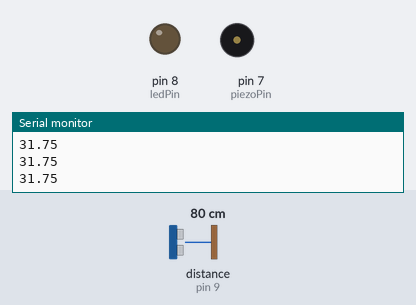
Recording of a sketch running on a simulated Arduino Uno, built with avr-gcc and run on an emulated ATmega328P. Parts: output pins drawn as LEDs (lit = HIGH), buzzer (waves = sounding), the last lines printed to the serial monitor. Wiring (inferred from the names in the program): ultrasonic range finder: trigger pin 13; echo pin 9. Dashed ring = blinking. The test bench sets the inputs (shaded band); at power-on: distance to the obstacle (sensor on pin 9) 80 cm. The echo pulse lasts 58.3 µs per cm; pins used as bus, display or sensor lines are not drawn.

Above: at 1.2 s.
1.3 s: distance to the obstacle (sensor on pin 9) set to 66 cm
2.8 s: distance to the obstacle (sensor on pin 9) set to 59 cm
At 3.27 s:
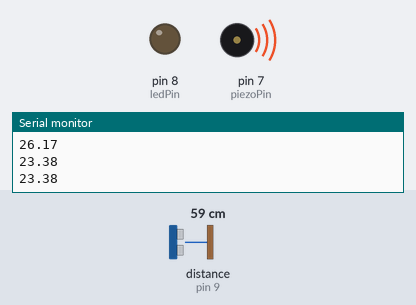
5.8 s: distance to the obstacle (sensor on pin 9) set to 41 cm
8.8 s: distance to the obstacle (sensor on pin 9) set to 33 cm
At 9.16 s:
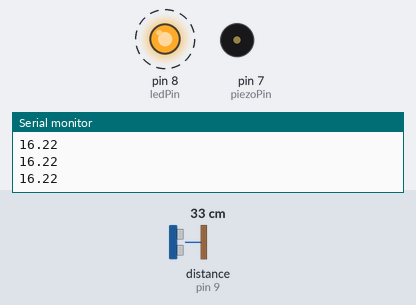
11.8 s: distance to the obstacle (sensor on pin 9) set to 2 cm
At 12.18 s:
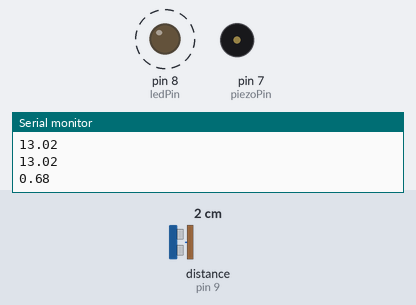
14.8 s: distance to the obstacle (sensor on pin 9) set to 18 cm
Timing chart, 0 to 18.8 s (numbered marks = the images above; inputs shaded):
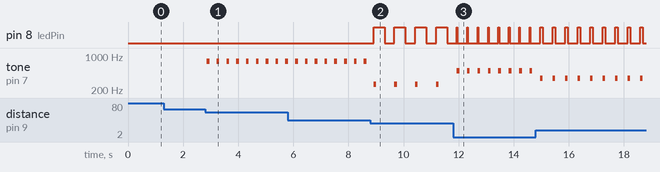

The sketch:

Arduino_Code_-_Distance_Measurement.ino
```cpp
int trigPin=13;
int echoPin=9;
int piezoPin=7;
int ledPin=8;
float pingTime;
float targetDistance;
float speedOfSound = 776.5; //Speed of sound in meters per second
float notes[]={493.883,349.228,261.626,};

void setup() {
  Serial.begin(9600);
  pinMode(trigPin, OUTPUT);
  pinMode(echoPin, INPUT);
  pinMode(piezoPin, OUTPUT);
  pinMode(ledPin, OUTPUT);
}

void loop() {
  digitalWrite(trigPin, LOW);
  delayMicroseconds(2000);
  digitalWrite(trigPin, HIGH);
  delayMicroseconds(20);
  digitalWrite(trigPin, LOW);
  delayMicroseconds(20);

  pingTime=pulseIn(echoPin, HIGH);
//  Serial.println(pingTime);
  pingTime=pingTime/1000000.0; //Converts microseconds to seconds
  pingTime=pingTime/3600;
//  Serial.println(pingTime);
  targetDistance=63360*speedOfSound*pingTime/2; //Store target distance in inches

  if (targetDistance < 5) {
      tone(piezoPin,notes[0],100);
      digitalWrite(ledPin, HIGH);
      delay(25);
      digitalWrite(ledPin, LOW);
    }
  else if (targetDistance < 10) {
      tone(piezoPin,notes[1],100);
      digitalWrite(ledPin, HIGH);
      delay(100);
      digitalWrite(ledPin, LOW);
    }
  else if (targetDistance < 15) {
      tone(piezoPin,notes[2],100);
      digitalWrite(ledPin, HIGH);
      delay(400);
      digitalWrite(ledPin, LOW);
  }
  else if (targetDistance < 20) {
      tone(piezoPin, notes[3], 100);
  }

  else if (targetDistance < 25) {
    tone(piezoPin,notes[3],100);
  }
  Serial.println(targetDistance);
  delay(350);
}
```

Measured:
- the behaviour switches between 64 and 63 cm on distance to the obstacle (sensor on pin 9) (found by bisection; images 0 and 1)
- the behaviour switches between 38 and 37 cm on distance to the obstacle (sensor on pin 9) (found by bisection; images 1 and 2)
- after the input at 2.8 s, tone on pin 7 (piezoPin): alternates 776 Hz for 0.10 s and silent for 0.26 s, starting after 0.06 s
- after the input at 8.8 s, pin 8 (ledPin): alternates HIGH for 0.40 s and LOW for 0.35 s, starting after 0.11 s; tone on pin 7 (piezoPin): alternates 261 Hz for 0.10 s and silent for 0.65 s, starting after 0.11 s
- after the input at 11.8 s, pin 8 (ledPin): alternates HIGH for 0.03 s and LOW for 0.35 s, starting after 0.16 s; tone on pin 7 (piezoPin): alternates 493 Hz for 0.10 s and silent for 0.28 s, starting after 0.13 s
